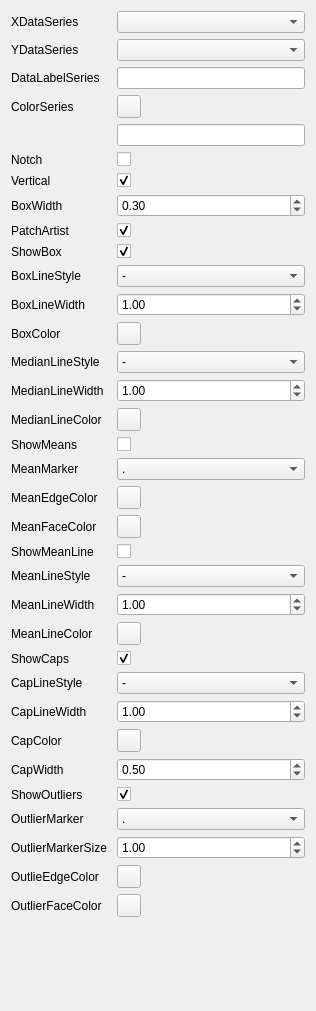
<?xml version="1.0" encoding="UTF-8"?>
<ui version="4.0">
 <class>Form</class>
 <widget class="QWidget" name="Form">
  <property name="geometry">
   <rect>
    <x>0</x>
    <y>0</y>
    <width>316</width>
    <height>1011</height>
   </rect>
  </property>
  <property name="windowTitle">
   <string>Form</string>
  </property>
  <layout class="QVBoxLayout" name="verticalLayout">
   <item>
    <layout class="QFormLayout" name="formLayout">
     <item row="0" column="0">
      <widget class="QLabel" name="label_38">
       <property name="text">
        <string>XDataSeries</string>
       </property>
      </widget>
     </item>
     <item row="0" column="1">
      <widget class="QComboBox" name="x_series_combo"/>
     </item>
     <item row="1" column="0">
      <widget class="QLabel" name="y_series_label">
       <property name="minimumSize">
        <size>
         <width>100</width>
         <height>0</height>
        </size>
       </property>
       <property name="text">
        <string>YDataSeries</string>
       </property>
      </widget>
     </item>
     <item row="1" column="1">
      <widget class="QComboBox" name="y_series_combo">
       <property name="maximumSize">
        <size>
         <width>16777215</width>
         <height>16777215</height>
        </size>
       </property>
      </widget>
     </item>
     <item row="2" column="0">
      <widget class="QLabel" name="label_24">
       <property name="text">
        <string>DataLabelSeries</string>
       </property>
      </widget>
     </item>
     <item row="2" column="1">
      <widget class="QLineEdit" name="data_label_line">
       <property name="maximumSize">
        <size>
         <width>16777215</width>
         <height>16777215</height>
        </size>
       </property>
      </widget>
     </item>
     <item row="3" column="0">
      <widget class="QLabel" name="label_33">
       <property name="text">
        <string>ColorSeries</string>
       </property>
      </widget>
     </item>
     <item row="3" column="1">
      <widget class="QToolButton" name="color_series_btn">
       <property name="text">
        <string/>
       </property>
      </widget>
     </item>
     <item row="4" column="1">
      <widget class="QLineEdit" name="color_series_line"/>
     </item>
     <item row="34" column="1">
      <spacer name="verticalSpacer">
       <property name="orientation">
        <enum>Qt::Orientation::Vertical</enum>
       </property>
       <property name="sizeHint" stdset="0">
        <size>
         <width>20</width>
         <height>40</height>
        </size>
       </property>
      </spacer>
     </item>
     <item row="5" column="1">
      <widget class="QCheckBox" name="notch_check">
       <property name="text">
        <string/>
       </property>
      </widget>
     </item>
     <item row="5" column="0">
      <widget class="QLabel" name="label">
       <property name="text">
        <string>Notch</string>
       </property>
      </widget>
     </item>
     <item row="6" column="1">
      <widget class="QCheckBox" name="vert_check">
       <property name="text">
        <string/>
       </property>
       <property name="checked">
        <bool>true</bool>
       </property>
      </widget>
     </item>
     <item row="6" column="0">
      <widget class="QLabel" name="label_43">
       <property name="text">
        <string>Vertical</string>
       </property>
      </widget>
     </item>
     <item row="7" column="1">
      <widget class="QDoubleSpinBox" name="box_width_spin">
       <property name="maximum">
        <double>100.000000000000000</double>
       </property>
       <property name="singleStep">
        <double>0.010000000000000</double>
       </property>
       <property name="value">
        <double>0.300000000000000</double>
       </property>
      </widget>
     </item>
     <item row="7" column="0">
      <widget class="QLabel" name="label_44">
       <property name="text">
        <string>BoxWidth</string>
       </property>
      </widget>
     </item>
     <item row="8" column="1">
      <widget class="QCheckBox" name="patch_artist_check">
       <property name="text">
        <string/>
       </property>
       <property name="checked">
        <bool>true</bool>
       </property>
      </widget>
     </item>
     <item row="8" column="0">
      <widget class="QLabel" name="label_3">
       <property name="text">
        <string>PatchArtist</string>
       </property>
      </widget>
     </item>
     <item row="9" column="1">
      <widget class="QCheckBox" name="show_box_check">
       <property name="text">
        <string/>
       </property>
       <property name="checked">
        <bool>true</bool>
       </property>
      </widget>
     </item>
     <item row="9" column="0">
      <widget class="QLabel" name="label_25">
       <property name="text">
        <string>ShowBox</string>
       </property>
      </widget>
     </item>
     <item row="10" column="1">
      <widget class="QComboBox" name="box_linestyle_combo">
       <item>
        <property name="text">
         <string>-</string>
        </property>
       </item>
       <item>
        <property name="text">
         <string>--</string>
        </property>
       </item>
       <item>
        <property name="text">
         <string>-.</string>
        </property>
       </item>
       <item>
        <property name="text">
         <string>:</string>
        </property>
       </item>
      </widget>
     </item>
     <item row="10" column="0">
      <widget class="QLabel" name="label_4">
       <property name="text">
        <string>BoxLineStyle</string>
       </property>
      </widget>
     </item>
     <item row="11" column="1">
      <widget class="QDoubleSpinBox" name="box_linewidth_spin">
       <property name="singleStep">
        <double>0.100000000000000</double>
       </property>
       <property name="value">
        <double>1.000000000000000</double>
       </property>
      </widget>
     </item>
     <item row="11" column="0">
      <widget class="QLabel" name="label_5">
       <property name="text">
        <string>BoxLineWidth</string>
       </property>
      </widget>
     </item>
     <item row="12" column="1">
      <widget class="QToolButton" name="box_color_btn">
       <property name="text">
        <string/>
       </property>
      </widget>
     </item>
     <item row="12" column="0">
      <widget class="QLabel" name="label_6">
       <property name="text">
        <string>BoxColor</string>
       </property>
      </widget>
     </item>
     <item row="13" column="1">
      <widget class="QComboBox" name="median_linestyle_combo">
       <item>
        <property name="text">
         <string>-</string>
        </property>
       </item>
       <item>
        <property name="text">
         <string>--</string>
        </property>
       </item>
       <item>
        <property name="text">
         <string>-.</string>
        </property>
       </item>
       <item>
        <property name="text">
         <string>:</string>
        </property>
       </item>
      </widget>
     </item>
     <item row="13" column="0">
      <widget class="QLabel" name="label_8">
       <property name="text">
        <string>MedianLineStyle</string>
       </property>
      </widget>
     </item>
     <item row="14" column="1">
      <widget class="QDoubleSpinBox" name="median_linewidth_spin">
       <property name="singleStep">
        <double>0.100000000000000</double>
       </property>
       <property name="value">
        <double>1.000000000000000</double>
       </property>
      </widget>
     </item>
     <item row="14" column="0">
      <widget class="QLabel" name="label_9">
       <property name="text">
        <string>MedianLineWidth</string>
       </property>
      </widget>
     </item>
     <item row="15" column="1">
      <widget class="QToolButton" name="median_line_color_btn">
       <property name="text">
        <string/>
       </property>
      </widget>
     </item>
     <item row="15" column="0">
      <widget class="QLabel" name="label_10">
       <property name="text">
        <string>MedianLineColor</string>
       </property>
      </widget>
     </item>
     <item row="16" column="1">
      <widget class="QCheckBox" name="show_means_check">
       <property name="text">
        <string/>
       </property>
       <property name="checked">
        <bool>false</bool>
       </property>
      </widget>
     </item>
     <item row="16" column="0">
      <widget class="QLabel" name="label_48">
       <property name="text">
        <string>ShowMeans</string>
       </property>
      </widget>
     </item>
     <item row="17" column="1">
      <widget class="QComboBox" name="mean_marker_combo">
       <item>
        <property name="text">
         <string>.</string>
        </property>
       </item>
       <item>
        <property name="text">
         <string>v</string>
        </property>
       </item>
       <item>
        <property name="text">
         <string>o</string>
        </property>
       </item>
       <item>
        <property name="text">
         <string>^</string>
        </property>
       </item>
       <item>
        <property name="text">
         <string>&lt;</string>
        </property>
       </item>
       <item>
        <property name="text">
         <string>&gt;</string>
        </property>
       </item>
       <item>
        <property name="text">
         <string>1</string>
        </property>
       </item>
       <item>
        <property name="text">
         <string>2</string>
        </property>
       </item>
       <item>
        <property name="text">
         <string>3</string>
        </property>
       </item>
       <item>
        <property name="text">
         <string>4</string>
        </property>
       </item>
       <item>
        <property name="text">
         <string>8</string>
        </property>
       </item>
       <item>
        <property name="text">
         <string>s</string>
        </property>
       </item>
       <item>
        <property name="text">
         <string>p</string>
        </property>
       </item>
       <item>
        <property name="text">
         <string>P</string>
        </property>
       </item>
       <item>
        <property name="text">
         <string>*</string>
        </property>
       </item>
       <item>
        <property name="text">
         <string>h</string>
        </property>
       </item>
       <item>
        <property name="text">
         <string>H</string>
        </property>
       </item>
       <item>
        <property name="text">
         <string>+</string>
        </property>
       </item>
       <item>
        <property name="text">
         <string>x</string>
        </property>
       </item>
       <item>
        <property name="text">
         <string>X</string>
        </property>
       </item>
       <item>
        <property name="text">
         <string>D</string>
        </property>
       </item>
       <item>
        <property name="text">
         <string>d</string>
        </property>
       </item>
       <item>
        <property name="text">
         <string>|</string>
        </property>
       </item>
       <item>
        <property name="text">
         <string>_</string>
        </property>
       </item>
      </widget>
     </item>
     <item row="17" column="0">
      <widget class="QLabel" name="label_35">
       <property name="text">
        <string>MeanMarker</string>
       </property>
      </widget>
     </item>
     <item row="18" column="1">
      <widget class="QToolButton" name="mean_edge_color_btn">
       <property name="text">
        <string/>
       </property>
      </widget>
     </item>
     <item row="18" column="0">
      <widget class="QLabel" name="label_32">
       <property name="text">
        <string>MeanEdgeColor</string>
       </property>
      </widget>
     </item>
     <item row="19" column="1">
      <widget class="QToolButton" name="mean_face_color_btn">
       <property name="text">
        <string/>
       </property>
      </widget>
     </item>
     <item row="19" column="0">
      <widget class="QLabel" name="label_36">
       <property name="text">
        <string>MeanFaceColor</string>
       </property>
      </widget>
     </item>
     <item row="20" column="1">
      <widget class="QCheckBox" name="show_mean_line_check">
       <property name="text">
        <string/>
       </property>
      </widget>
     </item>
     <item row="20" column="0">
      <widget class="QLabel" name="label_2">
       <property name="text">
        <string>ShowMeanLine</string>
       </property>
      </widget>
     </item>
     <item row="21" column="1">
      <widget class="QComboBox" name="mean_linestyle_combo">
       <item>
        <property name="text">
         <string>-</string>
        </property>
       </item>
       <item>
        <property name="text">
         <string>--</string>
        </property>
       </item>
       <item>
        <property name="text">
         <string>-.</string>
        </property>
       </item>
       <item>
        <property name="text">
         <string>:</string>
        </property>
       </item>
      </widget>
     </item>
     <item row="21" column="0">
      <widget class="QLabel" name="label_46">
       <property name="text">
        <string>MeanLineStyle</string>
       </property>
      </widget>
     </item>
     <item row="22" column="1">
      <widget class="QDoubleSpinBox" name="mean_linewidth_spin">
       <property name="singleStep">
        <double>0.100000000000000</double>
       </property>
       <property name="value">
        <double>1.000000000000000</double>
       </property>
      </widget>
     </item>
     <item row="22" column="0">
      <widget class="QLabel" name="label_47">
       <property name="text">
        <string>MeanLineWidth</string>
       </property>
      </widget>
     </item>
     <item row="23" column="1">
      <widget class="QToolButton" name="mean_line_color_btn">
       <property name="text">
        <string/>
       </property>
      </widget>
     </item>
     <item row="23" column="0">
      <widget class="QLabel" name="label_39">
       <property name="text">
        <string>MeanLineColor</string>
       </property>
      </widget>
     </item>
     <item row="24" column="1">
      <widget class="QCheckBox" name="show_caps_check">
       <property name="text">
        <string/>
       </property>
       <property name="checked">
        <bool>true</bool>
       </property>
      </widget>
     </item>
     <item row="24" column="0">
      <widget class="QLabel" name="label_34">
       <property name="text">
        <string>ShowCaps</string>
       </property>
      </widget>
     </item>
     <item row="25" column="1">
      <widget class="QComboBox" name="cap_linestyle_combo">
       <item>
        <property name="text">
         <string>-</string>
        </property>
       </item>
       <item>
        <property name="text">
         <string>--</string>
        </property>
       </item>
       <item>
        <property name="text">
         <string>-.</string>
        </property>
       </item>
       <item>
        <property name="text">
         <string>:</string>
        </property>
       </item>
      </widget>
     </item>
     <item row="25" column="0">
      <widget class="QLabel" name="label_23">
       <property name="text">
        <string>CapLineStyle</string>
       </property>
      </widget>
     </item>
     <item row="26" column="1">
      <widget class="QDoubleSpinBox" name="cap_linewidth_spin">
       <property name="singleStep">
        <double>0.100000000000000</double>
       </property>
       <property name="value">
        <double>1.000000000000000</double>
       </property>
      </widget>
     </item>
     <item row="26" column="0">
      <widget class="QLabel" name="label_30">
       <property name="text">
        <string>CapLineWidth</string>
       </property>
      </widget>
     </item>
     <item row="27" column="1">
      <widget class="QToolButton" name="cap_color_btn">
       <property name="text">
        <string/>
       </property>
      </widget>
     </item>
     <item row="27" column="0">
      <widget class="QLabel" name="label_27">
       <property name="text">
        <string>CapColor</string>
       </property>
      </widget>
     </item>
     <item row="28" column="1">
      <widget class="QDoubleSpinBox" name="cap_width_spin">
       <property name="singleStep">
        <double>0.100000000000000</double>
       </property>
       <property name="value">
        <double>0.500000000000000</double>
       </property>
      </widget>
     </item>
     <item row="28" column="0">
      <widget class="QLabel" name="label_7">
       <property name="text">
        <string>CapWidth</string>
       </property>
      </widget>
     </item>
     <item row="29" column="1">
      <widget class="QCheckBox" name="show_outlier_check">
       <property name="text">
        <string/>
       </property>
       <property name="checked">
        <bool>true</bool>
       </property>
      </widget>
     </item>
     <item row="29" column="0">
      <widget class="QLabel" name="label_40">
       <property name="text">
        <string>ShowOutliers</string>
       </property>
      </widget>
     </item>
     <item row="30" column="1">
      <widget class="QComboBox" name="outlier_marker_combo">
       <item>
        <property name="text">
         <string>.</string>
        </property>
       </item>
       <item>
        <property name="text">
         <string>o</string>
        </property>
       </item>
       <item>
        <property name="text">
         <string>v</string>
        </property>
       </item>
       <item>
        <property name="text">
         <string>^</string>
        </property>
       </item>
       <item>
        <property name="text">
         <string>&lt;</string>
        </property>
       </item>
       <item>
        <property name="text">
         <string>&gt;</string>
        </property>
       </item>
       <item>
        <property name="text">
         <string>8</string>
        </property>
       </item>
       <item>
        <property name="text">
         <string>s</string>
        </property>
       </item>
       <item>
        <property name="text">
         <string>p</string>
        </property>
       </item>
       <item>
        <property name="text">
         <string>P</string>
        </property>
       </item>
       <item>
        <property name="text">
         <string>*</string>
        </property>
       </item>
       <item>
        <property name="text">
         <string>h</string>
        </property>
       </item>
       <item>
        <property name="text">
         <string>H</string>
        </property>
       </item>
       <item>
        <property name="text">
         <string>X</string>
        </property>
       </item>
       <item>
        <property name="text">
         <string>d</string>
        </property>
       </item>
       <item>
        <property name="text">
         <string>D</string>
        </property>
       </item>
      </widget>
     </item>
     <item row="30" column="0">
      <widget class="QLabel" name="label_11">
       <property name="text">
        <string>OutlierMarker</string>
       </property>
      </widget>
     </item>
     <item row="31" column="1">
      <widget class="QDoubleSpinBox" name="outlier_marker_size_spin">
       <property name="singleStep">
        <double>0.100000000000000</double>
       </property>
       <property name="value">
        <double>1.000000000000000</double>
       </property>
      </widget>
     </item>
     <item row="31" column="0">
      <widget class="QLabel" name="label_14">
       <property name="text">
        <string>OutlierMarkerSize</string>
       </property>
      </widget>
     </item>
     <item row="32" column="1">
      <widget class="QToolButton" name="outlier_edge_color_btn">
       <property name="text">
        <string/>
       </property>
      </widget>
     </item>
     <item row="32" column="0">
      <widget class="QLabel" name="label_12">
       <property name="text">
        <string>OutlieEdgeColor</string>
       </property>
      </widget>
     </item>
     <item row="33" column="1">
      <widget class="QToolButton" name="outlier_face_color_btn">
       <property name="text">
        <string/>
       </property>
      </widget>
     </item>
     <item row="33" column="0">
      <widget class="QLabel" name="label_13">
       <property name="text">
        <string>OutlierFaceColor</string>
       </property>
      </widget>
     </item>
    </layout>
   </item>
  </layout>
 </widget>
 <resources/>
 <connections/>
</ui>
